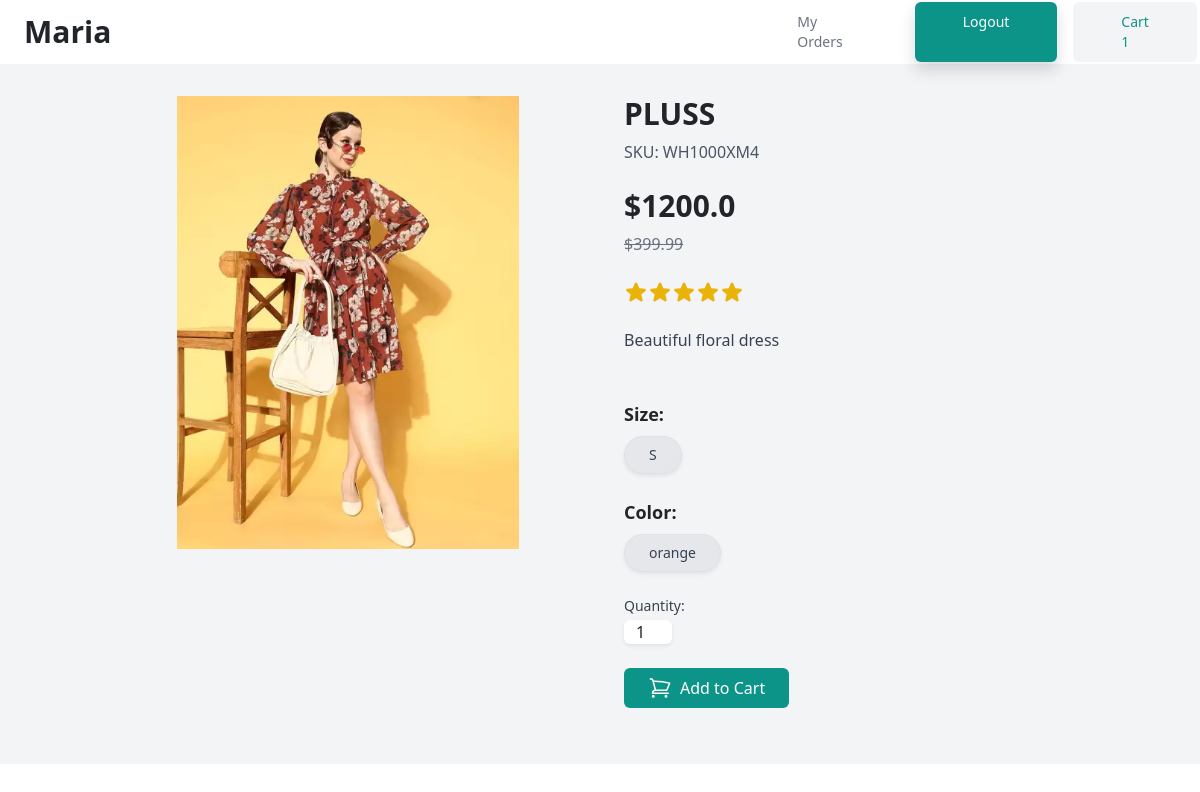
/dresses/17/ (signed in), run on the app's committed database.
### Maria/models.py (models this page shows, shortened)
class BaseModel(models.Model):
    created_date=models.DateTimeField(auto_now_add=True)
    updated_date=models.DateTimeField(auto_now=True)
    is_active=models.BooleanField(default=True)

class Dress(BaseModel):
    title=models.CharField(max_length=100)
    description=models.TextField()
    picture=models.ImageField(upload_to="dressimages",null=True,blank=True)
    color_objects=models.ManyToManyField(Color)
    category_objects=models.ManyToManyField(Category)

class DressVarient(BaseModel):
    dress_object=models.ForeignKey(Dress,on_delete=models.CASCADE,related_name="varients")
    size_object=models.ForeignKey(Size,on_delete=models.CASCADE)
    price=models.FloatField()

class Size(BaseModel):
    name=models.CharField(max_length=70,unique=True)
    def __str__(self):
        return self.name

class Color(BaseModel):
    name=models.CharField(max_length=10)
    def __str__(self):
        return self.name

### Maria/views.py (the view)
# urls.py: path('dresses/<int:pk>/',views.DressDetailView.as_view(),name="dress-detail"),
@method_decorator(signin_required,name="dispatch")
class DressDetailView(View):
    template_name="dressdetail.html"
    def get(self,request,*args,**kwargs):
        id=kwargs.get('pk')
        qs=Dress.objects.get(id=id)
        return render(request,self.template_name,{'dress':qs})

### Maria/context_processors.py (called while the page is built)
def cart_context(request):
    cart_item_count=0
    if request.user.is_authenticated:
        cart_item_count=Cart.objects.filter(owner=request.user,is_order_placed=False).count()
    return {"cart_item_count":cart_item_count}

### Maria/templates/dressdetail.html (shortened to what this page needs)
{% extends 'base.html' %}
{% block main_block %}
<div class="bg-gray-100">
    <div class="container mx-auto px-4 py-8">
      <div class="flex flex-wrap -mx-4">
        <div class="w-full md:w-1/2 px-4 mb-8">
            {% if dress.picture %}
            <img src="{{dress.picture.url}}" id="mainImage" class="w-3/4 h-3/4 mx-auto">
            {% endif %}
          <div class="flex gap-4 py-4 justify-center overflow-x-auto">
          </div>
        </div>
        <div class="w-full md:w-1/2 px-4">
          <h2 class="text-3xl font-bold mb-2">{{dress.title}}</h2>
          <p class="text-gray-600 mb-4">SKU: WH1000XM4</p>
          {% for varient in dress.varients.all %}
          <div class="mb-4">
            <h1 class=""><h1 class="text-3xl font-bold mb-2">${{varient.price}}</h1>
            <span class="text-gray-500 line-through">$399.99</span>
          </div>
          {%endfor%}
          <div class="flex items-center mb-4">
          </div>
          <p class="text-gray-700 mb-6">{{dress.description}}</p>
          <form action="{%url 'add-cart'%}" method="post">
            <div class="mb-4">
                <h3 class="text-lg font-semibold mb-2">Size:</h3>
                <div class="flex items-center mt-2">
                    {% for varient in dress.varients.all %}
                    <label class="bg-gray-200 light:bg-gray-600 text-gray-700 light:text-white py-2 px-4 rounded-full font-bold mr-2 hover:bg-gray-300 light:hover:bg-gray-600 cursor-pointer border border-gray-100 bg-grey-200 p-4 text-sm font-medium shadow-sm hover:border-gray-200 has-[:checked]:border-blue-500 has-[:checked]:ring-1 has-[:checked]:ring-blue-500"><input class="sr-only" type="radio" value="{{varient.id}}" name="varient">{{varient.size_object}} </label>
                    {% endfor %}
                </div>
              </div>
             <div class="mb-4">
              <h3 class="text-lg font-semibold mb-2">Color:</h3>
              <div class="flex items-center mt-2">
                  {% for color in dress.color_objects.all %}
                  <label class="bg-gray-200 light:bg-gray-600 text-gray-700 light:text-white py-2 px-4 rounded-full font-bold mr-2 hover:bg-gray-300 light:hover:bg-gray-600 cursor-pointer border border-gray-100 bg-grey-200 p-4 text-sm font-medium shadow-sm hover:border-gray-200 has-[:checked]:border-blue-500 has-[:checked]:ring-1 has-[:checked]:ring-blue-500"><input class="sr-only" type="radio" value="{{color.id}}" name="color">{{color}}</label>
                  {% endfor %}
              </div>
            </div>
            <div class="mb-6">
              <label for="quantity" class="block text-sm font-medium text-gray-700 mb-1">Quantity:</label>
              <input type="number" id="quantity" name="quantity" min="1" value="1"
                            class="w-12 text-center rounded-md border-gray-300  shadow-sm focus:border-indigo-300 focus:ring focus:ring-indigo-200 focus:ring-opacity-50">
            </div>
            <div class="flex space-x-4 mb-6">
              <button
                  type="submit"
                  class="bg-teal-600 flex gap-2 items-center text-white px-6 py-2 rounded-md hover:bg-teal-700 focus:outline-none focus:ring-2 focus:ring-teal-500 focus:ring-offset-2">
                  Add to Cart
              </button>
            </div>
          </form>
        </div>
      </div>
    </div>
  </div>
{% endblock %}

### data on the page
Dress: picture (picture), title "PLUSS", description "Beautiful floral dress"
DressVarient: price "1200.0", size_object "S"
Color: name "orange"

### other printed values
{{ cart_item_count }} "1"
